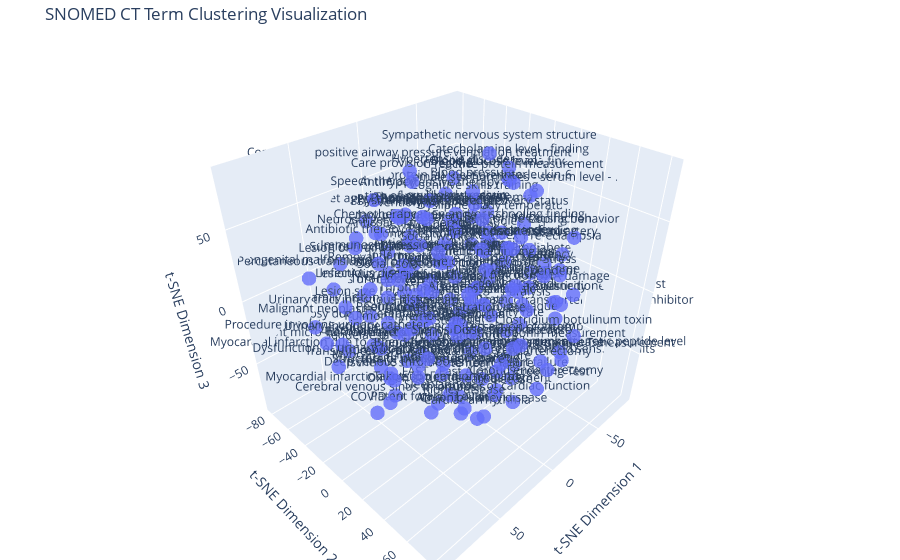

Notebook source saved alongside this figure:
### Markdown cell above
Show graphically in reduced dimension

### Code cell
from sklearn.manifold import TSNE
import plotly.graph_objects as go

# Perform 3D t-SNE
tsne = TSNE(n_components=3, random_state=42)
reduced_embeddings = tsne.fit_transform(embedding_matrix)

# Prepare data for Plotly
x = reduced_embeddings[:, 0]
y = reduced_embeddings[:, 1]
z = reduced_embeddings[:, 2]
terms = list(embeddings.keys())

# Create a 3D scatter plot
fig = go.Figure()

fig.add_trace(go.Scatter3d(
    x=x,
    y=y,
    z=z,
    mode='markers+text',
    marker=dict(
        size=5,
        opacity=0.8
    ),
    text=terms,
    textposition="top center"
))

# Update layout
fig.update_layout(
    title="SNOMED CT Term Clustering Visualization",
    scene=dict(
        xaxis_title="t-SNE Dimension 1",
        yaxis_title="t-SNE Dimension 2",
        zaxis_title="t-SNE Dimension 3"
    ),
    margin=dict(l=0, r=0, b=0, t=40)
)
fig.show()

### Figure 1 — Plotly figure (JSON) as saved in the notebook; plotly's stock layout.template omitted (floating-point values rounded to 4 significant figures; data arrays with more than 128 entries replaced by an {"elided": "..."} marker saying what was removed)
{"data": [{"marker": {"opacity": 0.8, "size": 5}, "mode": "markers+text", "text": {"elided": "182 str values"}, "textposition": "top center", "type": "scatter3d", "x": {"elided": "182 float values"}, "y": {"elided": "182 float values"}, "z": {"elided": "182 float values"}}], "layout": {"margin": {"b": 0, "l": 0, "r": 0, "t": 40}, "scene": {"xaxis": {"title": {"text": "t-SNE Dimension 1"}}, "yaxis": {"title": {"text": "t-SNE Dimension 2"}}, "zaxis": {"title": {"text": "t-SNE Dimension 3"}}}, "title": {"text": "SNOMED CT Term Clustering Visualization"}}}
